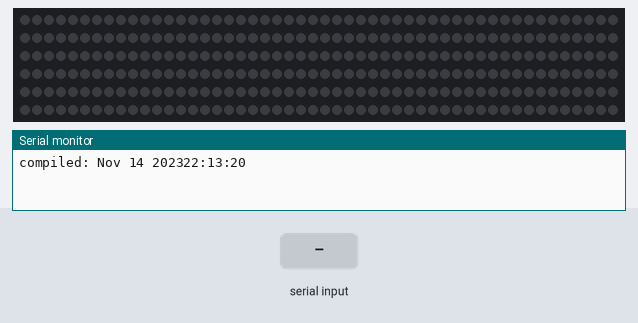
This sketch was run on a simulated Arduino Uno, built with avr-gcc and run on an emulated ATmega328P. On the bench: 300 RGB LEDs in strip order, left to right, continuing on the next row, the last lines printed to the serial monitor. Inputs (shaded band) come from the test bench. Random numbers use the default seed unless the sketch sets one.

Above: at 1.3 s.
1.4 s: "0" received over the second serial link
3.9 s: "1" received over the second serial link
6.9 s: "crveno" received over the second serial link
9.3 s: "2" received over the second serial link
At 11.5 s:
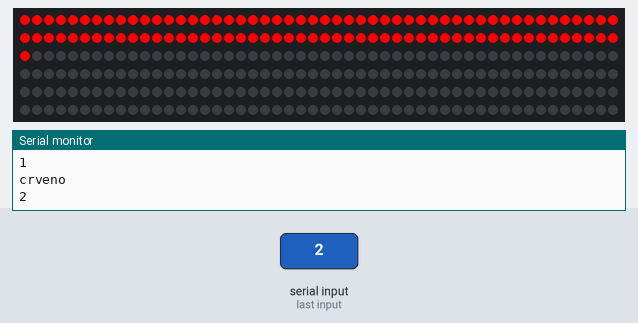
11.8 s: "plavo" received over the second serial link
14.3 s: "1" received over the second serial link
At 17.6 s:
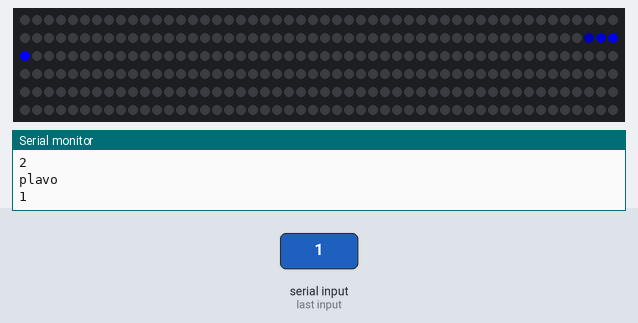
Timing chart, 0 to 18.3 s (numbered marks = the images above; inputs shaded):
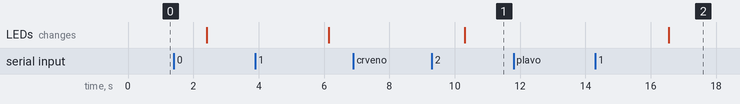

Measured:
- after the input at 9.3 s, the LEDs: change after 1.0 s (image 1)
- after the input at 14.3 s, the LEDs: change after 2.2 s (image 2)

The sketch:

led_clock_main.ino
```cpp
#include <ThreeWire.h>
#include <RtcDS1302.h>
#include <FastLED.h>
#include <avr/pgmspace.h>
#include <SimpleTimer.h>
#include <SoftwareSerial.h>


SoftwareSerial BTserial(5, 6); // RX | TX
SimpleTimer timer;

// How many leds in your strip?
#define NUM_LEDS 300
#define DATA_PIN 2

//ThreeWire myWire(6, 7, 8); // IO, SCLK, CE
//RtcDS1302<ThreeWire> Rtc(myWire);

CRGB leds[NUM_LEDS];
int currentLED = 0;

float LedR = random(0, 255);
float LedG = random(0, 255);
float LedB = random(0, 255);

unsigned long ms_from_start =0;
unsigned long ms_previous_read_LED1 = 0;

bool inProgress = false;

int currentRun = 0;

String command = "";
String tmpRead;

int startLED = 0;
int endLED = 100;


void setup() {


  Serial.begin(115200);
  BTserial.begin(9600);
  randomSeed(analogRead(0));

  //LedR = random(0, 255);
  //LedG = random(0, 255);
  //LedB = random(0, 255);

  LedR = 255;
  LedG = 255;
  LedB = 255;


  delay(100);
  Serial.print("compiled: ");
  Serial.print(__DATE__);
  Serial.println(__TIME__);

  FastLED.addLeds<WS2811, DATA_PIN, BRG>(leds, NUM_LEDS);
  //FastLED.setBrightness(1000);

  #define BRIGHTNESS 255   /* Control the brightness of your leds */
#define SATURATION 255   /* Control the saturation of your leds */


}

void bloop() {

for (int j = startLED; j < endLED; j++) {
    for (int i = 0; i < NUM_LEDS; i++) {
      leds[i] = CHSV(i - (j * 2), SATURATION, BRIGHTNESS); /* The higher the value 4 the less fade there is and vice versa */
    }
    FastLED.show();
    delay(25); /* Change this to your hearts desire, the lower the value the faster your colors move (and vice versa) */
  }

}

void loop() {


    if (BTserial.available())
    {
        tmpRead = BTserial.readString();
        Serial.println(tmpRead);

        if (tmpRead == "0") AllOff();
        if (tmpRead == "1") Trail1();
        if (tmpRead == "2") AllOn();

        if (tmpRead == "crveno") {
          LedR = 255;
          LedG = 0;
          LedB = 0;
          BTserial.println("Postavljam crvenu");
        }
        if (tmpRead == "plavo") {
          LedR = 0;
          LedG = 0;
          LedB = 255;
          BTserial.println("Postavljam plavu");
        }
        if (tmpRead == "zeleno") {
          LedR = 0;
          LedG = 255;
          LedB = 0;
          BTserial.println("Postavljam zelenu");
        }

        if (tmpRead.startsWith("b") && tmpRead.endsWith("e")) {
          BTserial.println("Postavljam plavu na " + tmpRead.substring(1,4));
          LedB = tmpRead.substring(1,4).toInt();
          BTserial.println("Boja je sada - " + String(LedR) + ", " + String(LedG) + ", " + String(LedB));
        }
        if (tmpRead.startsWith("r") && tmpRead.endsWith("e")) {
          BTserial.println("Postavljam crvenu na " + tmpRead.substring(1,4));
          LedR = tmpRead.substring(1,4).toInt();
          BTserial.println("Boja je sada - " + String(LedR) + ", " + String(LedG) + ", " + String(LedB));
        }
        if (tmpRead.startsWith("g") && tmpRead.endsWith("e")) {
          BTserial.println("Postavljam zelenu na " + tmpRead.substring(1,4));
          LedG = tmpRead.substring(1,4).toInt();
          BTserial.println("Boja je sada - " + String(LedR) + ", " + String(LedG) + ", " + String(LedB));
        }
        if (tmpRead.startsWith("s") && tmpRead.endsWith("e")) {
          BTserial.println("Postavljam pocetnu na " + tmpRead.substring(1,4));
          startLED = tmpRead.substring(1,4).toInt();
        }
        if (tmpRead.startsWith("e") && tmpRead.endsWith("e")) {
          BTserial.println("Postavljam zavrsnu na " + tmpRead.substring(1,4));
          endLED = tmpRead.substring(1,4).toInt();
        }

    }

    if (Serial.available())
    {
        BTserial.write(Serial.read());
    }


}

void AllOn() {

    for (int i = startLED; i <= endLED; i++) {
      leds[i] = CRGB(LedR, LedG, LedB);
  }
FastLED.show();
}

void AllOff() {
    for (int i = startLED; i <= endLED; i++) {
      leds[i] = CRGB(0, 0, 0);
  }
FastLED.show();

}

void Trail1() {


    for (int i = startLED; i <= endLED; i++) {
      currentLED = i;
      SetLEDsTrail();
    }

}

void ChangeColor() {
    LedR = random(0, 255);
    LedG = random(0, 255);
    LedB = random(0, 255);
}


void SetLEDsTrail() {

  for (int i = startLED; i <= endLED; i++) {

      leds[i] = CRGB(0, 0, 0);
      if (i == currentLED) leds[i] = CRGB(LedR, LedG, LedB);
      if (i == currentLED-1) leds[i] = CRGB(LedR*0.75, LedG*0.75, LedB*0.75);
      if (i == currentLED-2) leds[i] = CRGB(LedR*0.5, LedG * 0.5, LedB * 0.5);
      if (i == currentLED-3) leds[i] = CRGB(LedR*0.25, LedG * 0.25, LedB * 0.25);

  }

      FastLED.show();


}
```
